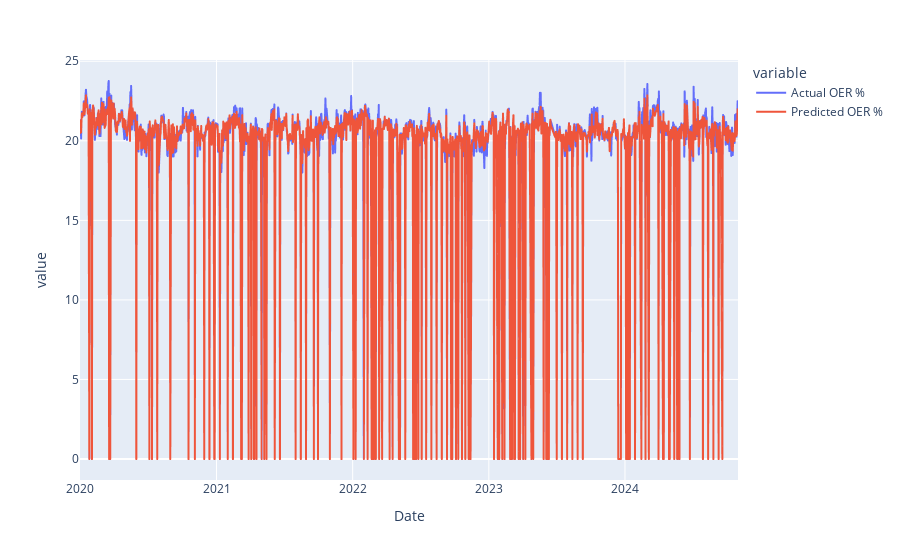

The notebook cell this image was saved under:
### Code cell
# using the ZeroInflatedRegressor
zir_trained = train_model(zir, X_train, y_train, X_test, y_test, X, y)

### Figure 1 — Plotly figure (JSON) as saved in the notebook; plotly's stock layout.template omitted (floating-point values rounded to 4 significant figures; data arrays with more than 128 entries replaced by an {"elided": "..."} marker saying what was removed)
{"data": [{"hovertemplate": "variable=Actual OER %<br>Date=%{x}<br>value=%{y}<extra></extra>", "legendgroup": "Actual OER %", "line": {"color": "#636efa", "dash": "solid"}, "marker": {"symbol": "circle"}, "mode": "lines", "name": "Actual OER %", "showlegend": true, "type": "scattergl", "x": {"elided": "1546 str values"}, "xaxis": "x", "y": {"elided": "1546 float values"}, "yaxis": "y"}, {"hovertemplate": "variable=Predicted OER %<br>Date=%{x}<br>value=%{y}<extra></extra>", "legendgroup": "Predicted OER %", "line": {"color": "#EF553B", "dash": "solid"}, "marker": {"symbol": "circle"}, "mode": "lines", "name": "Predicted OER %", "showlegend": true, "type": "scattergl", "x": {"elided": "1546 str values"}, "xaxis": "x", "y": {"elided": "1546 float values"}, "yaxis": "y"}], "layout": {"legend": {"title": {"text": "variable"}, "tracegroupgap": 0}, "margin": {"t": 60}, "xaxis": {"anchor": "y", "domain": [0, 1], "title": {"text": "Date"}}, "yaxis": {"anchor": "x", "domain": [0, 1], "title": {"text": "value"}}}}
